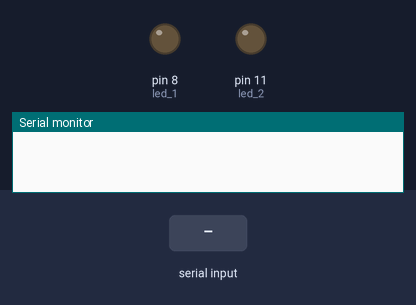
Recording of a sketch running on a simulated Arduino Uno, built with avr-gcc and run on an emulated ATmega328P. Shown: output pins drawn as LEDs (lit = HIGH), the last lines printed to the serial monitor. The test bench sets the inputs (shaded band).

Above: at 1.2 s.
1.3 s: "1" received over Serial
At 2.5 s:
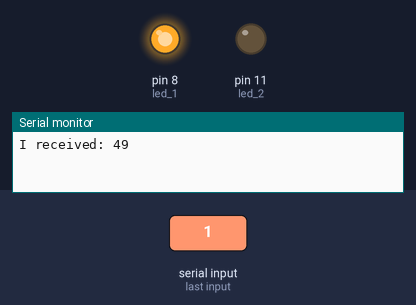
2.8 s: "2" received over Serial
At 3.6 s:
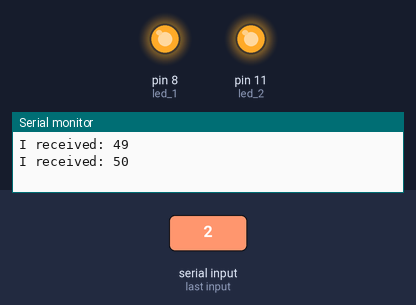
4.3 s: "0" received over Serial
At 4.8 s:
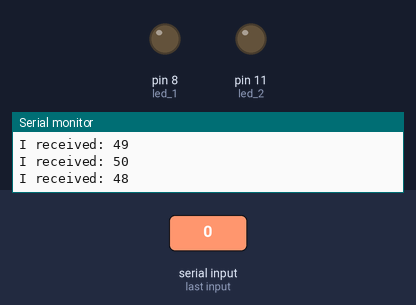
5.8 s: "2" received over Serial
At 7.1 s:
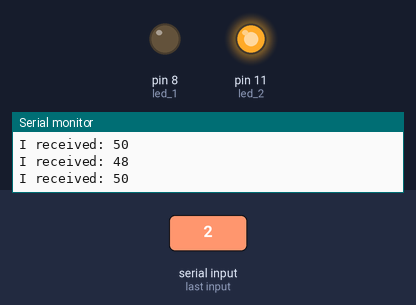
Timing chart, 0 to 8.3 s (numbered marks = the images above; inputs shaded):
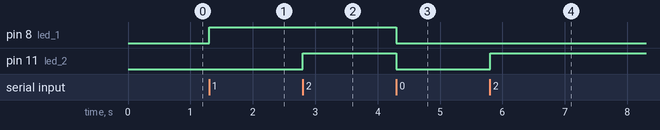

Measured:
- after the input at 1.3 s, pin 8 (led_1): LOW → HIGH at once
- after the input at 2.8 s, pin 11 (led_2): LOW → HIGH at once
- after the input at 4.3 s, pin 8 (led_1), pin 11 (led_2): HIGH → LOW at once
- after the input at 5.8 s, pin 11 (led_2): LOW → HIGH at once

The sketch:

test-serial.ino
```cpp
const int led_1 = 8;
const int led_2 = 11;

unsigned long led_1OnTime;
unsigned long led_2OnTime;

bool led_1On;
bool led_2On;

int incomingByte = Serial.read();  // переменная для хранения полученного байта


void setup() {
  pinMode (led_1, OUTPUT);
  pinMode (led_2, OUTPUT);

  led_1On = false;
  led_2On = false;

  Serial.begin(9600); // устанавливаем последовательное соединение
}


void loop() {
  if (Serial.available() > 0) {  //если есть доступные данные
    // считываем байт
    incomingByte = Serial.read();

    // прием данных с монитора порта
    if (incomingByte == 49) {
      digitalWrite(led_1, HIGH);
      //led_1On = true;
      led_1OnTime = millis();

      //установка времени для первого светодиода
      if(led_1On) {
         if ((millis() - led_1OnTime) > 30000) {
          led_1OnTime = millis();
          digitalWrite(led_1, LOW);
          led_1On = false;
          }
         }
        }
    else if (incomingByte == 50) {
      digitalWrite(led_2, HIGH);
      led_2On = true;
      // led_2OnTime = millis();

      // установка времени для второго светодиода
      if(led_2On) {
         if ((millis() - led_2OnTime) > 10000) {
          led_2OnTime = millis();
          digitalWrite(led_2, LOW);
          led_2On = false;
          }
         }
      }
    else {
      digitalWrite(led_1, LOW);
      digitalWrite(led_2, LOW);
      }

    // установка времени

    /*
    if(led_1On) {
      if (millis() - led_1OnTime > 30000) {
        digitalWrite(led_1, LOW);
        led_1On = false;
        }
      } */
    /*
    if(led_2On) {
      if (millis() - led_2OnTime > 30000) {
        digitalWrite(led_2, LOW);
        led_2On = false;
        }
      }  */

    // отсылаем то, что получили
    Serial.print("I received: ");
    Serial.println(incomingByte, DEC);
  }
}
```
